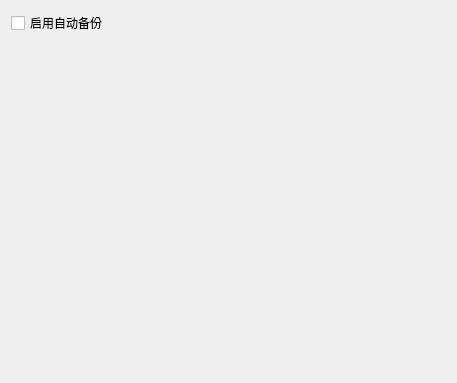
<?xml version="1.0" encoding="UTF-8"?>
<ui version="4.0">
 <class>BackupPrefWidget</class>
 <widget class="QWidget" name="BackupPrefWidget">
  <property name="geometry">
   <rect>
    <x>0</x>
    <y>0</y>
    <width>457</width>
    <height>383</height>
   </rect>
  </property>
  <property name="windowTitle">
   <string>备份</string>
  </property>
  <layout class="QVBoxLayout" name="verticalLayout">
   <item>
    <widget class="QCheckBox" name="mBackups">
     <property name="text">
      <string>启用自动备份</string>
     </property>
    </widget>
   </item>
   <item>
    <spacer name="verticalSpacer">
     <property name="orientation">
      <enum>Qt::Vertical</enum>
     </property>
     <property name="sizeHint" stdset="0">
      <size>
       <width>20</width>
       <height>40</height>
      </size>
     </property>
    </spacer>
   </item>
  </layout>
 </widget>
 <resources/>
 <connections/>
</ui>
